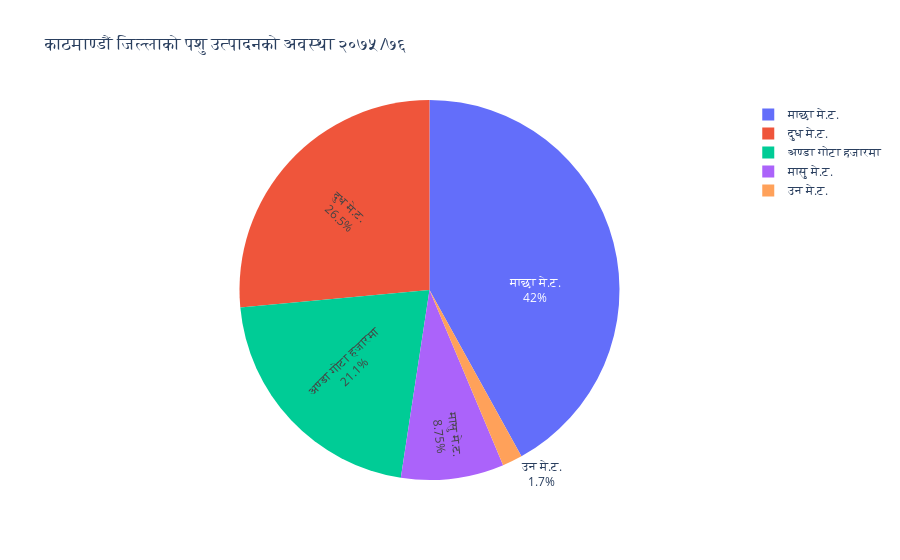

Here is the notebook cell this chart was saved with:
### Code cell
import plotly.graph_objects as go

labels = ['दुध मे.ट.','मासु मे.ट.','अण्डा गोटा हजारमा','उन मे.ट.','माछा मे.ट.']
values = [18422,6087,14698,1185,29204]
fig = go.Figure(data=[go.Pie(labels=labels, 
                             values=values, 
                             textinfo='label+percent',
                             insidetextorientation='radial',
                             hole=0,
                             
                             
                            )])
fig.update_layout(
                template='plotly',
                 title='काठमाण्डौं जिल्लाको पशु उत्पादनको अवस्था २०७५/७६',)

fig.show()

### Figure 1 — Plotly figure (JSON) as saved in the notebook; plotly's stock layout.template omitted (floating-point values rounded to 4 significant figures)
{"data": [{"hole": 0, "insidetextorientation": "radial", "labels": ["दुध मे.ट.", "मासु मे.ट.", "अण्डा गोटा हजारमा", "उन मे.ट.", "माछा मे.ट."], "textinfo": "label+percent", "type": "pie", "values": [18422, 6087, 14698, 1185, 29204]}], "layout": {"title": {"text": "काठमाण्डौं जिल्लाको पशु उत्पादनको अवस्था २०७५/७६"}}}
